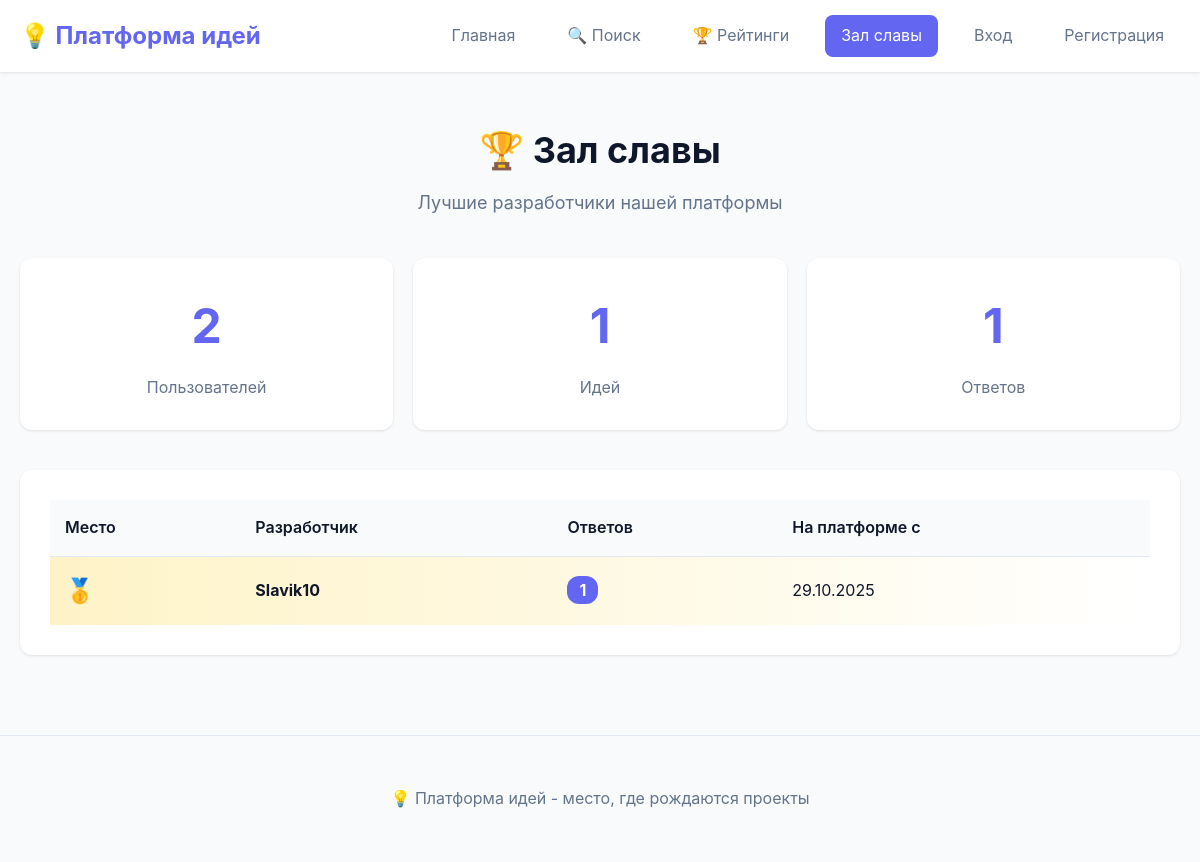
Page /open-source-ideas/hall_of_fame.php on the committed database.
### tables this page shows
CREATE TABLE `users` (
  `id` int NOT NULL,
  `username` varchar(50) NOT NULL,
  `password` varchar(255) NOT NULL,
  `is_admin` tinyint(1) DEFAULT '0',
  `created_at` timestamp NULL DEFAULT CURRENT_TIMESTAMP,
  `avatar` varchar(255) DEFAULT NULL,
  `bio` text,
  `website` varchar(255) DEFAULT NULL,
  `github` varchar(255) DEFAULT NULL,
  `twitter` varchar(255) DEFAULT NULL
);

### open-source-ideas/config.php (called while the page is built, shortened)
<?php
function h($str) {
    return htmlspecialchars($str, ENT_QUOTES, 'UTF-8');
}

### open-source-ideas/hall_of_fame.php (the view, shortened to what this page needs)
<?php
require_once 'config.php';
$db = getDB();
$stmt = $db->query("
    SELECT
        u.id,
        u.username,
        COUNT(r.id) as response_count,
        u.created_at
    FROM users u
    LEFT JOIN responses r ON u.id = r.user_id
    GROUP BY u.id
    HAVING response_count > 0
    ORDER BY response_count DESC, u.created_at ASC
    LIMIT 50
");
$topDevelopers = $stmt->fetchAll();
$statsStmt = $db->query("
    SELECT
        (SELECT COUNT(*) FROM users) as total_users,
        (SELECT COUNT(*) FROM ideas) as total_ideas,
        (SELECT COUNT(*) FROM responses) as total_responses
");
$stats = $statsStmt->fetch();
?>
<!DOCTYPE html>
<html lang="ru">
<head>
    <?php include 'includes_head.php'; ?>
</head>
<body>
    <?php include 'navbar.php'; ?>
    <div class="container">
        <header class="page-header">
            <h1>🏆 Зал славы</h1>
            <p class="subtitle">Лучшие разработчики нашей платформы</p>
        </header>
        <div class="stats-grid">
            <div class="stat-card">
                <div class="stat-value"><?= $stats['total_users'] ?></div>
                <div class="stat-label">Пользователей</div>
            </div>
            <div class="stat-card">
                <div class="stat-value"><?= $stats['total_ideas'] ?></div>
                <div class="stat-label">Идей</div>
            </div>
            <div class="stat-card">
                <div class="stat-value"><?= $stats['total_responses'] ?></div>
                <div class="stat-label">Ответов</div>
            </div>
        </div>
        <?php if (empty($topDevelopers)): ?>
            <div class="empty-state">
                <h2>😔 Пока нет данных</h2>
                <p>Зал славы пуст. Станьте первым разработчиком, который ответит на идею!</p>
                <a href="index.php" class="btn btn-primary">Посмотреть идеи</a>
            </div>
        <?php else: ?>
            <div class="leaderboard">
                <table class="leaderboard-table">
                    <thead>
                        <tr>
                            <th>Место</th>
                            <th>Разработчик</th>
                            <th>Ответов</th>
                            <th>На платформе с</th>
                        </tr>
                    </thead>
                    <tbody>
                        <?php foreach ($topDevelopers as $index => $developer): ?>
                            <tr class="<?= $index < 3 ? 'top-' . ($index + 1) : '' ?>">
                                <td class="rank">
                                    <?php if ($index === 0): ?>
                                        🥇
                                    <?php elseif ($index === 1): ?>
                                        🥈
                                    <?php elseif ($index === 2): ?>
                                        🥉
                                    <?php else: ?>
                                        <?= $index + 1 ?>
                                    <?php endif; ?>
                                </td>
                                <td class="username">
                                    <strong><?= h($developer['username']) ?></strong>
                                </td>
                                <td class="response-count">
                                    <span class="badge"><?= $developer['response_count'] ?></span>
                                </td>
                                <td class="join-date">
                                    <?= date('d.m.Y', strtotime($developer['created_at'])) ?>
                                </td>
                            </tr>
                        <?php endforeach; ?>
                    </tbody>
                </table>
            </div>
        <?php endif; ?>
    </div>
    <footer class="footer">
        <div class="container">
            <p>💡 Платформа идей - место, где рождаются проекты</p>
        </div>
    </footer>
</body>
</html>

### open-source-ideas/style.css (style rules this page uses)
* { margin: 0; padding: 0; box-sizing: border-box; }
:root { --primary-color: #6366f1; --primary-hover: #4f46e5; --secondary-color: #64748b; --success-color: #22c55e; --danger-color: #ef4444; --background: #f8fafc; --surface: #ffffff; --text-primary: #0f172a; --text-secondary: #64748b; --border-color: #e2e8f0; --shadow: 0 1px 3px rgba(0, 0, 0, 0.1); --shadow-lg: 0 10px 40px rgba(0, 0, 0, 0.1); }
body { font-family: -apple-system, BlinkMacSystemFont, 'Segoe UI', Roboto, 'Helvetica Neue', Arial, sans-serif; background: var(--background); color: var(--text-primary); line-height: 1.6; animation: fadeIn 0.3s ease-out; }
.container { max-width: 1400px; margin: 0 auto; padding: 20px; }
.page-header { text-align: center; margin-bottom: 40px; }
.page-header h1 { font-size: 36px; margin-bottom: 10px; }
.subtitle { color: var(--text-secondary); font-size: 18px; }
.stats-grid { display: grid; grid-template-columns: repeat(auto-fit, minmax(200px, 1fr)); gap: 20px; margin-bottom: 40px; }
.stat-card { background: var(--surface); padding: 30px; border-radius: 12px; text-align: center; box-shadow: var(--shadow); }
.stat-value { font-size: 48px; font-weight: bold; color: var(--primary-color); margin-bottom: 10px; }
.stat-label { color: var(--text-secondary); font-size: 16px; }
.leaderboard { background: var(--surface); padding: 30px; border-radius: 12px; box-shadow: var(--shadow); overflow-x: auto; }
.leaderboard-table { width: 100%; border-collapse: collapse; }
.leaderboard-table thead { background: var(--background); }
.leaderboard-table th { padding: 15px; text-align: left; font-weight: 600; }
.leaderboard-table td { padding: 15px; border-top: 1px solid var(--border-color); }
.leaderboard-table .rank { font-size: 24px; font-weight: bold; }
.leaderboard-table .top-1 { background: linear-gradient(90deg, #fef3c7 0%, transparent 100%); }
.badge { background: var(--primary-color); color: white; padding: 4px 12px; border-radius: 12px; font-weight: bold; }
.footer { margin-top: 60px; padding: 30px 0; text-align: center; color: var(--text-secondary); border-top: 1px solid var(--border-color); }

### rows in the picture
users: username "Slavik10", response_count "1", created_at "29.10.2025"

### other values in the picture
$stats['total_users'] "2"
$stats['total_ideas'] "1"
$stats['total_responses'] "1"
